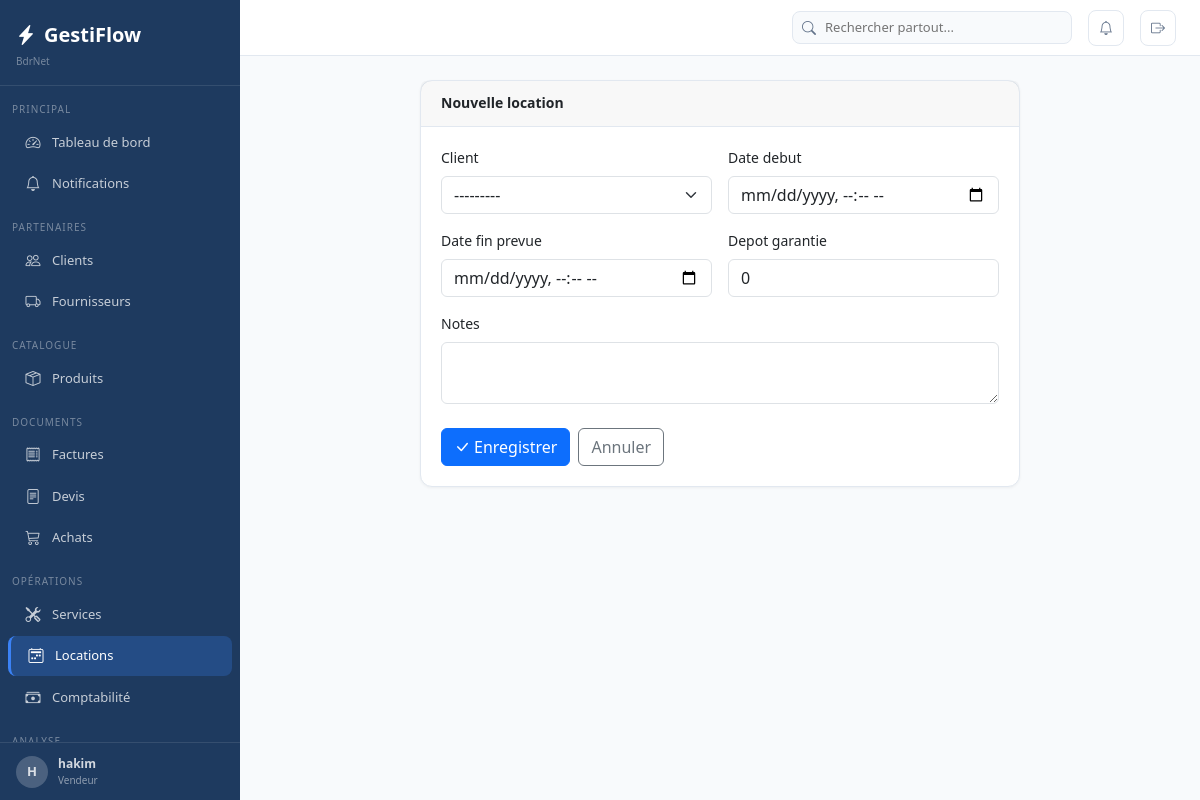
The page /locations/nouvelle/ (signed in) on the database its author committed.
### apps/core/models.py (models this page shows, shortened)
class Parametre(models.Model):
    cle         = models.CharField(max_length=100, unique=True)
    valeur      = models.TextField(blank=True)
    description = models.CharField(max_length=200, blank=True)
    class Meta:
        verbose_name        = "Parametre"
        verbose_name_plural = "Parametres"
    @classmethod
    def get(cls, cle, defaut=''):
        try:
            return cls.objects.get(cle=cle).valeur
        except cls.DoesNotExist:
            return defaut

### apps/authentication/models.py (models this page shows, shortened)
class Utilisateur(AbstractUser):
    class Role(models.TextChoices):
        ADMIN       = 'admin',       'Administrateur'
        MANAGER     = 'manager',     'Manager'
        VENDEUR     = 'vendeur',     'Vendeur'
        TECHNICIEN  = 'technicien',  'Technicien'
        COMPTABLE   = 'comptable',   'Comptable'
        CAISSIER    = 'caissier',    'Caissier'
    role            = models.CharField(max_length=20, choices=Role.choices, default=Role.VENDEUR)
    telephone       = models.CharField(max_length=20, blank=True)
    actif           = models.BooleanField(default=True)
    derniere_activite = models.DateTimeField(null=True, blank=True)
    photo           = models.ImageField(upload_to='utilisateurs/', null=True, blank=True)
    class Meta:
        verbose_name        = "Utilisateur"
        verbose_name_plural = "Utilisateurs"
    @property
    def est_admin(self):
        return self.role == self.Role.ADMIN or self.is_superuser

### apps/locations/views.py (the view)
# urls.py: path('nouvelle/',               views.create,          name='create'),
@login_required
def create(request):
    form = LocationForm(request.POST or None)
    if form.is_valid():
        loc = form.save(commit=False)
        loc.cree_par = request.user
        loc.save()
        messages.success(request, f"Location {loc.numero} creee.")
        return redirect('locations:detail', pk=loc.pk)
    return render(request, 'locations/form.html', {'form': form, 'titre': 'Nouvelle location'})

### apps/locations/forms.py
class LocationForm(forms.ModelForm):
    class Meta:
        model  = Location
        fields = ['client','date_debut','date_fin_prevue','depot_garantie','notes']
        widgets = {
            'client':         forms.Select(attrs={'class':'form-select'}),
            'date_debut':     forms.DateTimeInput(attrs={'class':'form-control','type':'datetime-local'}),
            'date_fin_prevue':forms.DateTimeInput(attrs={'class':'form-control','type':'datetime-local'}),
            'depot_garantie': forms.NumberInput(attrs={'class':'form-control','step':'0.01'}),
            'notes':          forms.Textarea(attrs={'class':'form-control','rows':2}),
        }

### apps/clients/models.py (called while the page is built)
    def __str__(self):
        return f"[{self.code}] {self.nom}"

### apps/core/context_processors.py (called while the page is built)
def _get_entreprise():
    base = getattr(dj_settings, 'GESTIFLOW', {})
    try:
        from apps.core.models import Parametre
        return {
            'NOM_ENTREPRISE': Parametre.get('NOM_ENTREPRISE', base.get('NOM_ENTREPRISE', 'Mon Entreprise')),
            'ADRESSE':   Parametre.get('ADRESSE',   base.get('ADRESSE',   '')),
            'TELEPHONE': Parametre.get('TELEPHONE', base.get('TELEPHONE', '')),
            'EMAIL':     Parametre.get('EMAIL',     base.get('EMAIL',     '')),
            'DEVISE':    Parametre.get('DEVISE',    base.get('DEVISE',    'DA')),
            'TVA_DEFAUT':Parametre.get('TVA_DEFAUT',base.get('TVA_DEFAUT','19')),
            'LOGO':      Parametre.get('LOGO',      ''),
        }
    except Exception:
        return base

def global_context(request):
    ctx = {'ENTREPRISE': _get_entreprise(), 'APP_VERSION': '1.0.0'}
    if request.user.is_authenticated:
        try:
            from apps.core.notifications import get_notification_count
            ctx['notifications_count'] = get_notification_count(request.user)
        except Exception:
            ctx['notifications_count'] = 0
        try:
            from apps.produits.models import Produit
            from django.db.models import F
            ctx['alertes_stock_count'] = Produit.objects.filter(
                quantite_stock__lte=F('seuil_alerte'), actif=True, supprime=False
            ).count()
        except Exception:
            ctx['alertes_stock_count'] = 0
    return ctx

### apps/core/models.py (called while the page is built)
    def get_queryset(self):
        return super().get_queryset().filter(supprime=False)

### apps/core/notifications.py (called while the page is built)
def get_notification_count(user):
    notifs = get_all_notifications(user)
    return sum(len(v) for v in notifs.values())

### templates/locations/form.html (shortened to what this page needs)
{% extends 'base.html' %}
{% block content %}
<div class="row justify-content-center"><div class="col-12 col-lg-8">
  <div class="card"><div class="card-header"><h6 class="card-title">{{ titre }}</h6></div>
  <div class="card-body"><form method="post">{% csrf_token %}
    <div class="row g-3">{% for field in form %}<div class="col-12 col-md-{% if field.name == 'notes' %}12{% else %}6{% endif %}">
      <label class="form-label">{{ field.label }}</label>{{ field }}{% if field.errors %}<div class="text-danger" style="font-size:12px;">{{ field.errors }}</div>{% endif %}
    </div>{% endfor %}</div>
    <div class="d-flex gap-2 mt-4"><button type="submit" class="btn btn-primary"><i class="bi bi-check-lg me-1"></i>Enregistrer</button><a href="javascript:history.back()" class="btn btn-outline-secondary">Annuler</a></div>
  </form></div></div>
</div></div>
{% endblock %}

### templates/base.html (shortened to what this page needs)
<!DOCTYPE html>
<html lang="fr">
<head>
<link rel="stylesheet" href="https://cdn.jsdelivr.net/npm/bootstrap@5.3.3/dist/css/bootstrap.min.css">
<link rel="stylesheet" href="https://cdn.jsdelivr.net/npm/bootstrap-icons@1.11.3/font/bootstrap-icons.min.css">
</head>
<body>
{% if user.is_authenticated %}
<nav class="sidebar">
  <div class="sidebar-nav">
    <div class="sidebar-logo">
      <a class="sidebar-logo-text" href="{% url 'dashboard:index' %}"><i class="bi bi-lightning-charge-fill me-2"></i>GestiFlow</a>
      <div style="font-size:10px;color:rgba(255,255,255,.4);margin-top:4px;">{{ ENTREPRISE.NOM_ENTREPRISE }}</div>
    </div>
    <div class="sidebar-section">Principal</div>
    <a href="{% url 'dashboard:index' %}" class="sidebar-item {% if request.resolver_match.app_name == 'dashboard' %}active{% endif %}"><i class="bi bi-speedometer2"></i><span>Tableau de bord</span></a>
    <a href="{% url 'core:notifications' %}" class="sidebar-item"><i class="bi bi-bell" ></i><span>Notifications</span></a>
    <div class="sidebar-section">Partenaires</div>
    <a href="{% url 'clients:liste' %}" class="sidebar-item {% if request.resolver_match.app_name == 'clients' %}active{% endif %}"><i class="bi bi-people"></i><span>Clients</span></a>
    <a href="{% url 'fournisseurs:liste' %}" class="sidebar-item {% if request.resolver_match.app_name == 'fournisseurs' %}active{% endif %}"><i class="bi bi-truck"></i><span>Fournisseurs</span></a>
    <div class="sidebar-section">Catalogue</div>
    <a href="{% url 'produits:liste' %}" class="sidebar-item "><i class="bi bi-box-seam"></i><span>Produits</span></a>
    <div class="sidebar-section">Documents</div>
    <a href="{% url 'ventes:liste' %}" class="sidebar-item {% if request.resolver_match.app_name == 'ventes' %}active{% endif %}"><i class="bi bi-receipt"></i><span>Factures</span></a>
    <a href="{% url 'devis:liste' %}" class="sidebar-item {% if request.resolver_match.app_name == 'devis' %}active{% endif %}"><i class="bi bi-file-text"></i><span>Devis</span></a>
    <a href="{% url 'achats:liste' %}" class="sidebar-item {% if request.resolver_match.app_name == 'achats' %}active{% endif %}"><i class="bi bi-cart3"></i><span>Achats</span></a>
    <div class="sidebar-section">Opérations</div>
    <a href="{% url 'services:liste' %}" class="sidebar-item {% if request.resolver_match.app_name == 'services' %}active{% endif %}"><i class="bi bi-tools"></i><span>Services</span></a>
    <a href="{% url 'locations:liste' %}" class="sidebar-item {% if request.resolver_match.app_name == 'locations' %}active{% endif %}"><i class="bi bi-calendar2-week"></i><span>Locations</span></a>
    <a href="{% url 'comptabilite:historique' %}" class="sidebar-item {% if request.resolver_match.app_name == 'comptabilite' %}active{% endif %}"><i class="bi bi-cash-stack"></i><span>Comptabilité</span></a>
    <div class="sidebar-section">Analyse</div>
  </div>
  <div class="sidebar-footer">
    <a href="{% url 'auth:profil' %}" style="display:flex;align-items:center;gap:10px;text-decoration:none;color:rgba(255,255,255,.8);">
      <div style="width:32px;height:32px;border-radius:50%;background:rgba(255,255,255,.2);display:flex;align-items:center;justify-content:center;font-size:13px;font-weight:700;">{{ user.first_name.0|default:user.username.0|upper }}</div>
      <div><div style="font-size:12px;font-weight:600;">{{ user.get_full_name|default:user.username }}</div><div style="font-size:10px;color:rgba(255,255,255,.5);">{{ user.get_role_display }}</div></div>
    </a>
  </div>
</nav>
<div class="main-content">
<div class="topbar">
    <div class="topbar-search" style="position:relative;">
      <i class="bi bi-search"></i>
      <input type="text" id="globalSearch" placeholder="Rechercher partout..." autocomplete="off">
    </div>
    <a href="{% url 'core:notifications' %}" class="topbar-btn" title="Notifications">
      <i class="bi bi-bell{% if notifications_count %}-fill{% endif %}" {% if notifications_count %}style="color:#f59e0b"{% endif %}></i>
    </a>
    <a href="{% url 'auth:deconnexion' %}" class="topbar-btn" title="Déconnexion"><i class="bi bi-box-arrow-right"></i></a>
  </div>
  <div class="content-area">
    {% block content %}{% endblock %}
  </div>
</div>
{% endif %}
</body>
</html>

### templates/base.html (style rules this page uses)
:root { --primary:#1e3a5f;--secondary:#2e75b6;--accent:#3b82f6;--success:#10b981;--warning:#f59e0b;--danger:#ef4444;--bg-body:#f8fafc;--bg-card:#ffffff;--border-color:#e2e8f0;--text-primary:#0f172a;--text-secondary:#64748b; }
body { background:var(--bg-body);color:var(--text-primary);font-family:'Segoe UI',Arial,sans-serif;font-size:14px; }
.sidebar { position:fixed;top:0;left:0;width:240px;height:100vh;background:var(--primary);z-index:100;display:flex;flex-direction:column;overflow:hidden; }
.sidebar-nav { flex:1 1 auto;overflow-y:auto;overflow-x:hidden;padding-bottom:8px; }
.sidebar-footer { flex:0 0 auto;padding:12px 16px;border-top:1px solid rgba(255,255,255,.1);background:var(--primary); }
.sidebar-logo { padding:20px 16px 16px;border-bottom:1px solid rgba(255,255,255,0.1);margin-bottom:8px; }
.sidebar-logo-text { color:#fff;font-size:20px;font-weight:700;text-decoration:none; }
.sidebar-section { padding:8px 12px 4px;font-size:10px;color:rgba(255,255,255,.4);text-transform:uppercase;letter-spacing:1px;margin-top:8px; }
.sidebar-item { display:flex;align-items:center;gap:10px;padding:9px 16px;color:rgba(255,255,255,.75);text-decoration:none;border-radius:8px;margin:1px 8px;font-size:13px;transition:all .15s; }
.sidebar-item:hover,.sidebar-item.active { background:rgba(59,130,246,.25);color:#fff; }
.sidebar-item.active { border-left:3px solid var(--accent); }
.sidebar-item i { font-size:15px;width:18px;text-align:center; }
.main-content { margin-left:240px;min-height:100vh; }
.topbar { background:#fff;border-bottom:1px solid var(--border-color);padding:0 24px;height:56px;display:flex;align-items:center;gap:16px;position:sticky;top:0;z-index:99; }
.topbar-search { position:relative;display:flex;align-items:center; }
.topbar-search input { border:1px solid var(--border-color);border-radius:8px;padding:6px 12px 6px 32px;font-size:13px;width:280px;background:var(--bg-body); }
.topbar-search i { position:absolute;left:10px;color:var(--text-secondary);font-size:14px; }
.topbar-btn { width:36px;height:36px;border-radius:8px;display:flex;align-items:center;justify-content:center;color:var(--text-secondary);text-decoration:none;border:1px solid var(--border-color);background:#fff;position:relative;cursor:pointer; }
.content-area { padding:24px; }
.card { background:#fff;border-radius:12px;border:1px solid var(--border-color);box-shadow:0 1px 3px rgba(0,0,0,.05); }
.card-header { display:flex;align-items:center;justify-content:space-between;padding:14px 20px;border-bottom:1px solid var(--border-color); }
.card-title { font-size:14px;font-weight:600;margin:0; }
.card-body { padding:20px; }

### rows shown on the page
Parametre: NOM_ENTREPRISE "BdrNet"
Utilisateur: first_name.0 "H", get_full_name "hakim", role "Vendeur"

### other values the page prints
{{ titre }} "Nouvelle location"
{{ field.label }} "Client" "Date debut" "Date fin prevue" "Depot garantie" "Notes"
